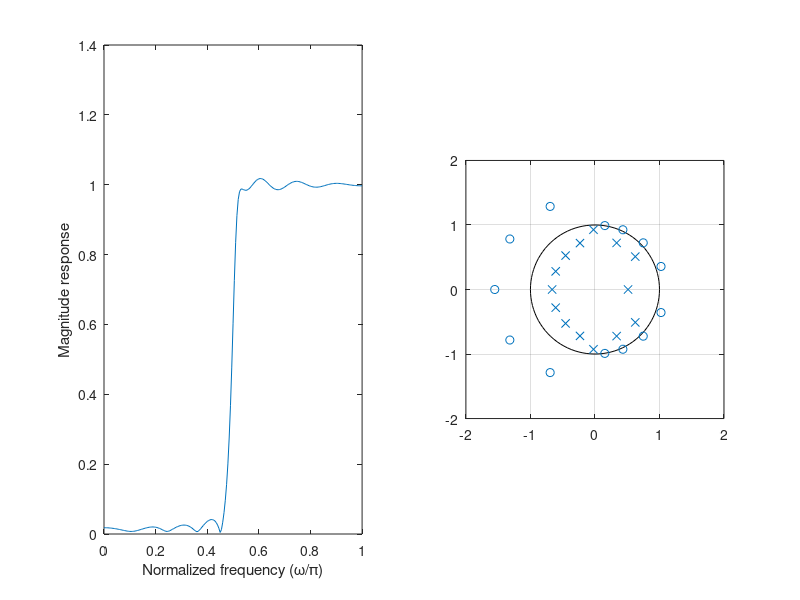

This figure's MATLAB source:
%
% Design of IIR Digital Filter
%
clear;
clc;
%
n = 14; % 分母個數
m = 14; % 分子個數
ws = 0.475*pi; % 高通濾波
wp = 0.525*pi; %
delta = 0.00001;
epsilon = 0.00001;
tau = 12;
pointw = 10000; % 取樣數
M = 100;
%
%
deltaw = pi / pointw;
deltaM = pi / M;
nm = n + m + 1; % 係數個數
x = zeros(nm, 1);
j = 0 + 1i;
%
%
pointpass = 0;
pointstop = 0;
PASS = zeros(0, 1);
STOP = zeros(0, 1);
for iw = 0:pointw
    w = iw*deltaw;
    if w >= wp
        pointpass = pointpass + 1;
        PASS(pointpass) = w;
    elseif w <= ws
        pointstop = pointstop + 1;
        STOP(pointstop) = w;
    end
end
Whp = ones(pointpass, 1);
Whs = ones(pointstop, 1);
%
%
delta_x = 100000;
iter = 0;
while delta_x > epsilon
    iter = iter + 1
    xk_1 = x;
    r  = zeros(nm, 1);
    Qs = zeros(nm, nm);
    Qp = zeros(nm, nm);
    for ip = 1:pointpass
        w  = PASS(ip);
        ew = zeros(nm, 1);
        for in = 1:n
            ew(in) = exp(-j*tau*w) * exp(-j*in*w);
        end
        for im = 0:m
            ew(in + im + 1) = -exp(-j*im*w);
        end
        r  = r + Whp(ip)*real(exp(j*tau*w)*ew);
        Qp = Qp + Whp(ip)*ew*ew';
    end
    for is = 1:pointstop
        w  = STOP(is);
        ew = zeros(nm, 1);
        for im = 0:m
            ew(in + im + 1) = -exp(-j*im*w);
        end
        Qs = Qs + Whs(is)*ew*ew';
    end
    r  = (pi-wp) * r / pointpass;
    Qp = real((pi-wp) * Qp / pointpass);
    Qs = real(ws * Qs / pointstop);
    Q  = Qp + Qs;
    %
    %
    B = zeros(M + 1, nm);
    for im = 0:M
         w = im*deltaM;
         for in = 1:n
             B(im + 1, in) = -cos(in*w);
         end
    end
    d = (1 - delta)*ones(M + 1, 1);
    %
    %
    x = quadprog(Q, r, B, d); % qradratic programming solver?
    a = x(1:n); %分母
    b = x(n+1:nm); %分子
    FR = abs(freqz(b, [1;a], 0:pi/200:pi));
    plot(0:1/200:1,FR);
    xlabel('Normalized frequency (\omega/\pi)');
    ylabel('Magnitude response');
    pause;
    %
    %
    for ip = 1:pointpass
        w  = PASS(ip);
        eaw =zeros(n, 1);
        for in = 1:n
            eaw(in) = exp(-j*in*w);
        end
        Whp(ip) = 1/(abs(1+a'*eaw))^2;
    end
    for is = 1:pointstop
        w   = STOP(is);
        eaw = zeros(n, 1);
        for im = 1:n
            eaw(im) = exp(-j*im*w);
        end
        Whs(is) = 1/(abs(1+a'*eaw))^2;
    end
    delta_x = norm(x-xk_1)/norm(x)
end
%
FR = abs(freqz(b,[1;a],0:pi/200:pi));
subplot(1,2,1);
plot(0:1/200:1,FR);
xlabel('Normalized frequency (\omega/\pi)');
ylabel('Magnitude response');
%
subplot(1,2,2);
zplane(b',[1;a]');
axis([-2,2,-2,2]);
%
